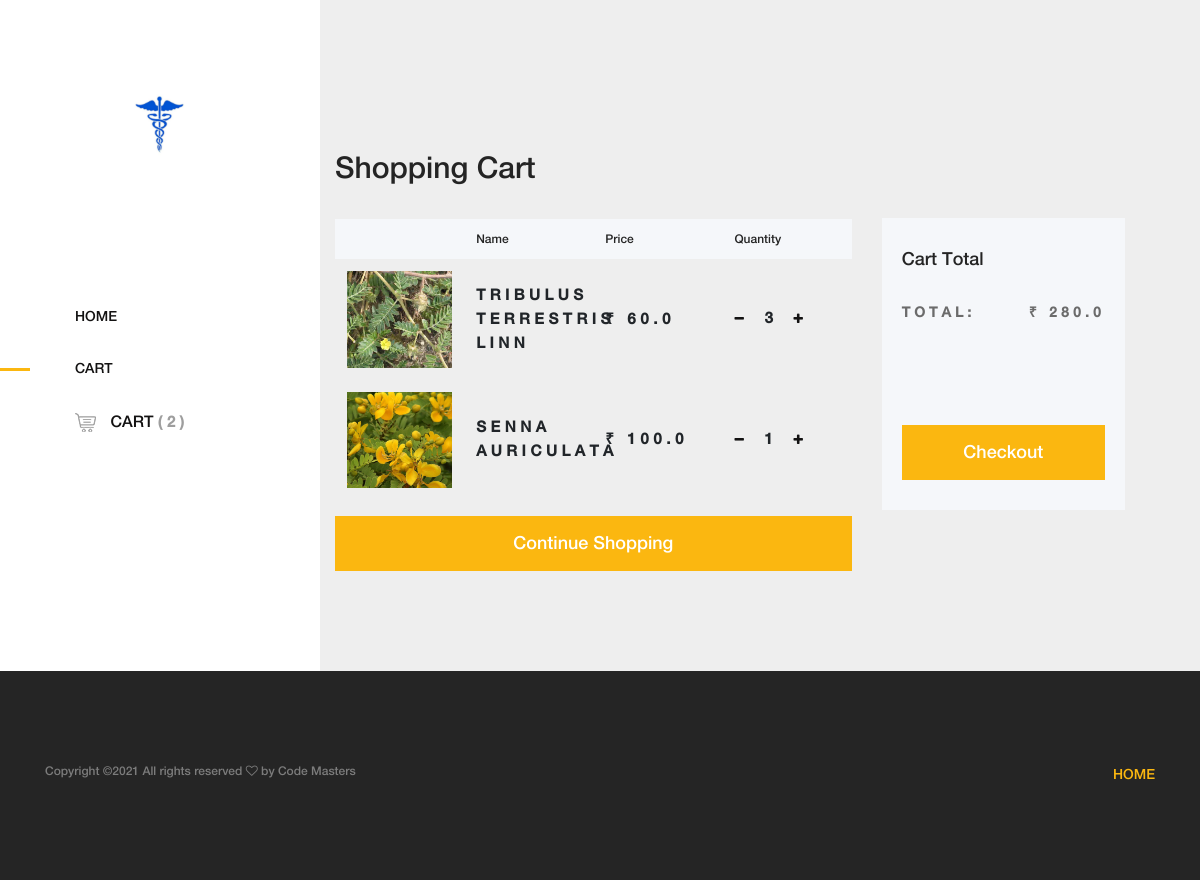
Page /order-summary/ (signed in) on the committed database.
### app/models.py (models this page shows, shortened)
class Order(models.Model):
    user = models.ForeignKey(User,on_delete=models.CASCADE)
    ordered = models.BooleanField(default=False)
    items = models.ManyToManyField(OrderItem)
    start_date = models.DateTimeField(auto_now_add=True)
    ordered_date = models.DateTimeField()
    def get_total(self):
        total=0
        for order_item in self.items.all():
            total += order_item.get_total_item_price()
        return total

class OrderItem(models.Model):
    user = models.ForeignKey(User,on_delete=models.CASCADE)
    item = models.ForeignKey(Item,on_delete=models.CASCADE)
    quantity = models.IntegerField(default=1)
    ordered = models.BooleanField(default=False)
    def get_total_item_price(self):
        return self.quantity * self.item.price

class Item(models.Model):
    title = models.CharField(max_length=100)
    price = models.FloatField()
    label = models.CharField(max_length=2,choices=CATEGORY_CHOICES)
    description = models.TextField()
    image = models.ImageField()
    quantity = models.IntegerField(default=1)

### app/views.py (the view)
# urls.py: path('order-summary/',summary.as_view(), name='order-summary'),
class summary(LoginRequiredMixin,View):
    def get(self,*args, **kwargs):
        try:
            order = Order.objects.get(user=self.request.user,ordered=False)
            context = {
                'object':order
            }
        except ObjectDoesNotExist:
            return redirect("/")
        return render(self.request,'amado/cart.html',context)

### app/templatetags/cart_template_tags.py (called while the page is built)
@register.filter
def cart_item_count(user):
    if user.is_authenticated:
        qs = Order.objects.filter(user=user,ordered=False)
        if qs.exists():
            return qs[0].items.count()
    else:
        return 0

### app/templates/amado/cart.html (shortened to what this page needs)
{% load static %}
{% load cart_template_tags %}
<!DOCTYPE html>
<html lang="en">
<head>
    <link rel="stylesheet" href="{% static 'css/core-style.css' %}">
    <link rel="stylesheet" href="{% static 'style.css' %}">
    <link rel="stylesheet" href="https://stackpath.bootstrapcdn.com/font-awesome/4.7.0/css/font-awesome.min.css">
</head>
<body>
    <div class="main-content-wrapper d-flex clearfix">
        <header class="header-area clearfix">
            <div class="logo">
                <a href="index.html"><img src="{% static 'img/logo.png' %}" alt=""></a>
            </div>
            <nav class="amado-nav">
                <ul>
                    <li><a href="{% url 'home' %}">Home</a></li>
                    <li class="active"><a href="cart.html">Cart</a></li>
                </ul>
            </nav>
            <div class="cart-fav-search mb-100">
                <a href="{% url 'order-summary' %}" class="cart-nav"><img src="{% static 'img/core-img/cart.png' %}" alt=""> Cart <span>({{request.user|cart_item_count}})</span></a>
            </div>
        </header>
        <div class="cart-table-area section-padding-100">
            <div class="container-fluid">
                <div class="row">
                    <div class="col-12 col-lg-8">
                        <div class="cart-title mt-50">
                            <h2>Shopping Cart</h2>
                        </div>
                        <div class="cart-table clearfix">
                            <table class="table table-responsive">
                                <thead>
                                    <tr>
                                        <th></th>
                                        <th>Name</th>
                                        <th>Price</th>
                                        <th>Quantity</th>
                                    </tr>
                                </thead>
                                <tbody>
                                {% for order_item in object.items.all %}
                                    <tr>
                                        <td class="cart_product_img">
                                            <a href="#"><img src="{{ order_item.item.image.url }}" alt="Product"></a>
                                        </td>
                                        <td class="cart_product_desc">
                                            <span>{{ order_item.item.title }}</span>
                                        </td>
                                        <td class="price">
                                            <span>&#8377; {{ order_item.item.price }}</span>
                                        </td>
                                        <td class="qty">
                                            <span><a href="{% url 'remove-single-item-from-cart' order_item.item.pk %}"><i class="fa fa-minus mr-3"></i></a>{{ order_item.quantity }}<a href="{% url 'add-to-cart' order_item.item.pk %}"><i class="fa fa-plus ml-3"></i></a></span>
                                        </td>
                                    </tr>
                                    {% endfor %}
                                </tbody>
                            </table>
                            <a href="{% url 'home' %}" class="btn amado-btn w-100">Continue Shopping</a>
                        </div>
                    </div>
                    <div class="col-12 col-lg-4">
                        <div class="cart-summary">
                            <h5>Cart Total</h5>
                            <ul class="summary-table">
                                <li><span>Total:</span> <span>&#8377; {{object.get_total}}</span></li>
                            </ul>
                            <div class="cart-btn mt-100">
                                <a href="{% url 'checkout' %}" class="btn amado-btn w-100">Checkout</a>
                            </div>
                        </div>
                    </div>
                </div>
            </div>
        </div>
    </div>
    <footer class="footer_area clearfix">
        <div class="container">
            <div class="row align-items-center">
                <div class="col-12 col-lg-4">
                    <div class="single_widget_area">
                        <p class="copywrite">Copyright &copy;<script>document.write(new Date().getFullYear());</script> All rights reserved <i class="fa fa-heart-o" aria-hidden="true"></i> by <a href="#" target="_blank">Code Masters</a></p>
                    </div>
                </div>
                <div class="col-12 col-lg-8">
                    <div class="single_widget_area">
                        <div class="footer_menu">
                            <nav class="navbar navbar-expand-lg justify-content-end">
                                <div class="collapse navbar-collapse" id="footerNavContent">
                                    <ul class="navbar-nav ml-auto">
                                        <li class="nav-item active">
                                            <a class="nav-link" href="{% url 'home' %}">Home</a>
                                        </li>
                                    </ul>
                                </div>
                            </nav>
                        </div>
                    </div>
                </div>
            </div>
        </div>
    </footer>
</body>
</html>

### app/static/css/style.css (style rules this page uses)
* { box-sizing:border-box; }
body { background: #eee; -webkit-font-smoothing: antialiased; }
span { font-size: 0.95em; font-weight: 600; letter-spacing: 0.3em; line-height: 24px; text-transform: uppercase; }

### rows in the picture
OrderItem: item.image (picture), item "TRIBULUS TERRESTRIS LINN", item.price "60.0", quantity "3"
OrderItem: item.image (picture), item "SENNA AURICULATA", item.price "100.0", quantity "1"
Order: get_total "280.0"

### other values in the picture
{{ request.user|cart_item_count }} "2"
